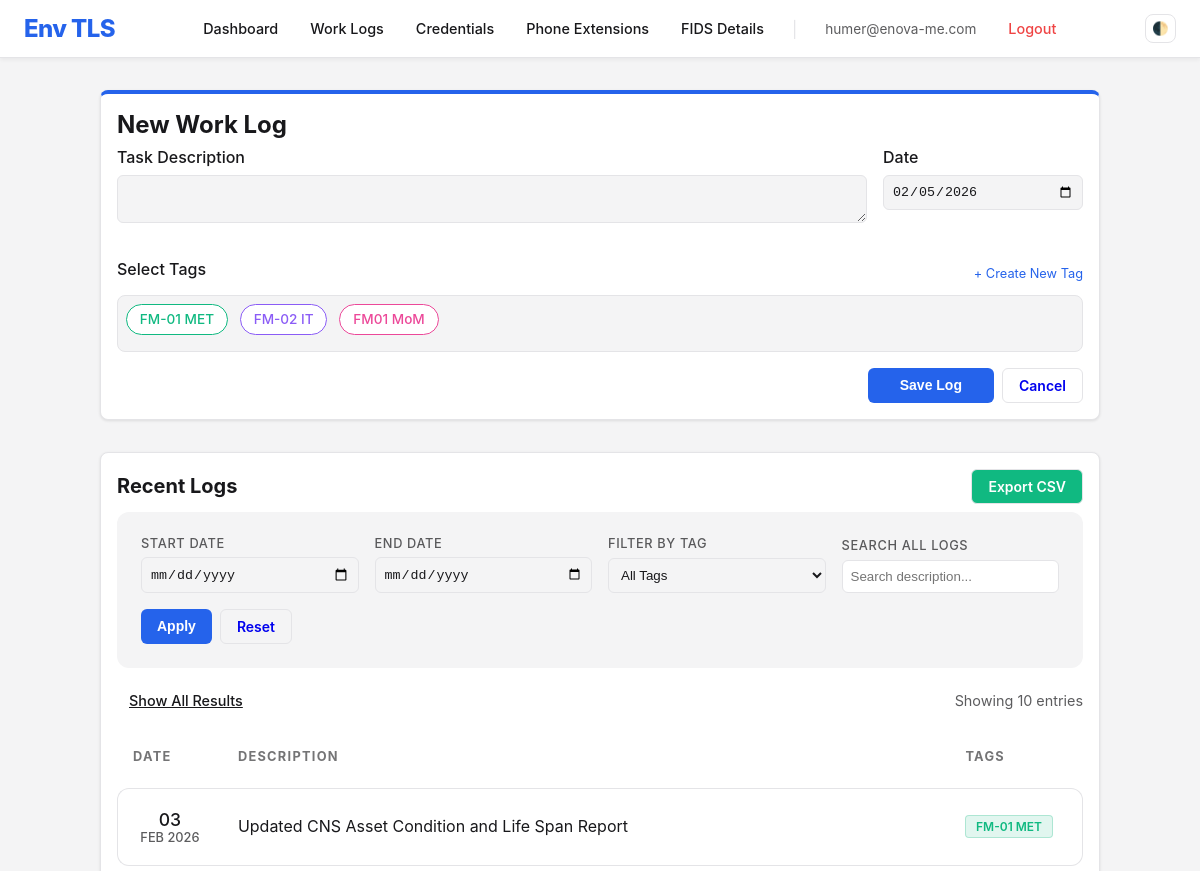
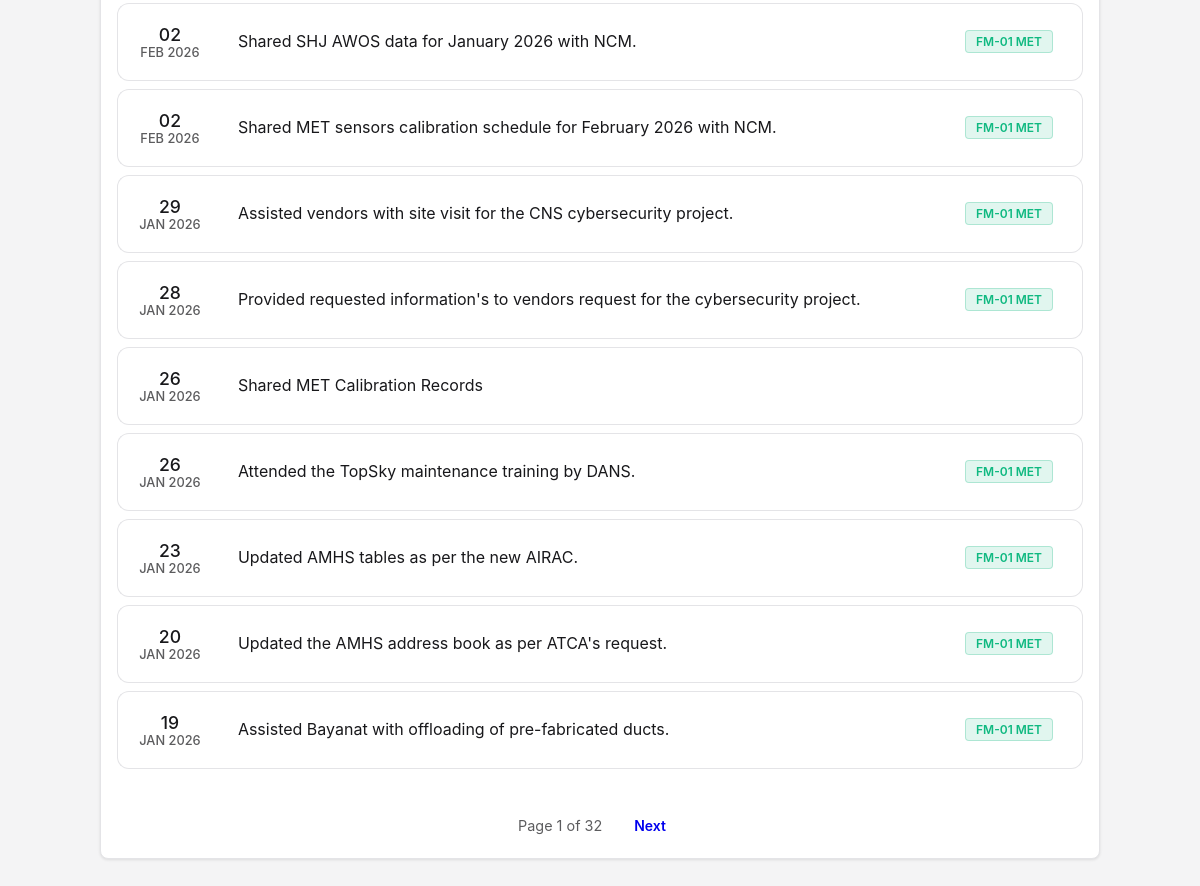
The app's page /work-logs/ (signed in) with its own data (2 pictures, top to bottom).
### work_log/models.py (models this page shows, shortened)
class Tag(models.Model):
    COLOR_CHOICES = [
        ('#3b82f6', 'Blue'),
        ('#10b981', 'Green'),
        ('#f59e0b', 'Amber'),
        ('#ef4444', 'Red'),
        ('#8b5cf6', 'Purple'),
        ('#ec4899', 'Pink'),
        ('#6b7280', 'Gray'),
        ('#14b8a6', 'Teal'),
    ]
    name = models.CharField(max_length=50, unique=True)
    color = models.CharField(max_length=7, choices=COLOR_CHOICES, default='#3b82f6')

class WorkLog(models.Model):
    user = models.ForeignKey(User, on_delete=models.CASCADE)
    date = models.DateField(default=datetime.date.today)
    task_description = models.TextField()
    tags = models.ManyToManyField(Tag, blank=True)
    created_at = models.DateTimeField(auto_now_add=True)

### work_log/views.py (the view, shortened to what this page needs)
# urls.py: path('', WorkLogListView.as_view(), name='worklog_list'),
class WorkLogListView(LoginRequiredMixin, ListView):
    model = WorkLog
    template_name = 'work_log/worklog_list.html'
    context_object_name = 'worklogs'
    paginate_by = 10
    def get_paginate_by(self, queryset):
        if self.request.GET.get('show_all'):
            return None
        return self.paginate_by
    def get_queryset(self):
        queryset = WorkLog.objects.filter(user=self.request.user).order_by('-date', '-created_at').distinct()
        start_date = self.request.GET.get('start_date')
        end_date = self.request.GET.get('end_date')
        tag_id = self.request.GET.get('tag')
        query = self.request.GET.get('q')
        if start_date:
            queryset = queryset.filter(date__gte=start_date)
        if end_date:
            queryset = queryset.filter(date__lte=end_date)
        if tag_id and tag_id.strip():
            queryset = queryset.filter(tags=tag_id)
        if query and query.strip():
            queryset = queryset.filter(task_description__icontains=query)
        return queryset.distinct()
    def get_context_data(self, **kwargs):
        context = super().get_context_data(**kwargs)
        context['tags'] = Tag.objects.all()
        if 'form' not in context:
            context['form'] = WorkLogForm()
        return context

### work_log/forms.py
class WorkLogForm(forms.ModelForm):
    date = forms.DateField(
        widget=forms.DateInput(attrs={'type': 'date', 'class': 'form-control'}),
        initial=datetime.date.today
    )
    task_description = forms.CharField(
        widget=forms.Textarea(attrs={'class': 'form-control', 'rows': 2, 'autofocus': 'autofocus'}),
        label="Task Description"
    )
    tags = forms.ModelMultipleChoiceField(
        queryset=Tag.objects.all(),
        widget=forms.CheckboxSelectMultiple(),
        required=False
    )
    class Meta:
        model = WorkLog
        fields = ['date', 'task_description', 'tags']

### work_log/templates/work_log/worklog_list.html (shortened to what this page needs)
{% extends 'base.html' %} {% block title %}Work Logs | Env TLS{% endblock %} {% block content %}
<div style="max-width: 1000px; margin: 0 auto;">
    <div class="card" style="margin-bottom: 2rem; border-top: 4px solid var(--primary-color);">
        <div class="card-header" style="background: transparent;">
            <h2 style="margin: 0; font-size: 1.5rem;">New Work Log</h2>
        </div>
        <div class="card-body">
            <form method="post" action="{% url 'worklog_list' %}">
                <div class="new-log-grid" style="display: grid; grid-template-columns: 1fr 200px; gap: 1rem; margin-bottom: 1rem;">
                    <div class="form-group">
                        <label>Task Description</label>
                        {{ form.task_description }}
                    </div>
                    <div class="form-group">
                        <label>Date</label>
                        {{ form.date }}
                    </div>
                </div>
                <div class="form-group">
                    <div style="display: flex; justify-content: space-between; align-items: center; margin-bottom: 0.5rem;">
                        <label>Select Tags</label>
                        <a href="{% url 'tag_new' %}" style="font-size: 0.8rem; text-decoration: none; color: var(--primary-color);">+ Create New Tag</a>
                    </div>
                    <div class="tags-checkbox-container">
                        {% for tag in tags %}
                            <label class="tag-checkbox-label">
                                <span class="tag-chip" style="--tag-color: {{ tag.color|default:'#6b7280' }}">
                                    {{ tag.name }}
                                </span>
                            </label>
                        {% endfor %}
                    </div>
                </div>
                <div class="card-actions" style="justify-content: flex-end; margin-top: 1rem;">
                    <button type="submit" class="btn btn-primary" style="padding: 0.6rem 2rem;">Save Log</button>
                    <a href="{% url 'worklog_list' %}" class="btn" style="border: 1px solid var(--border-color);">Cancel</a>
                </div>
            </form>
        </div>
    </div>
    <div class="card">
        <div class="card-header">
            <h2 style="margin: 0; font-size: 1.25rem;">Recent Logs</h2>
            <div style="display: flex; gap: 0.5rem;">
                <a href="{% url 'worklog_export' %}?{{ request.GET.urlencode }}" class="btn" id="exportBtn"
                    style="border: 1px solid var(--border-color); background-color: #10b981; color: white;">Export CSV</a>
            </div>
        </div>
        <div class="card-body">
            <form method="get" class="filters-form">
                <div class="filter-item">
                    <label>Start Date</label>
                    <input type="date" name="start_date" id="id_start_date" value="{{ request.GET.start_date }}">
                </div>
                <div class="filter-item">
                    <label>End Date</label>
                    <input type="date" name="end_date" id="id_end_date" value="{{ request.GET.end_date }}">
                </div>
                <div class="filter-item">
                    <label>Filter by Tag</label>
                    <select name="tag">
                        <option value="">All Tags</option>
                    </select>
                </div>
                <div class="filter-item">
                    <label>Search All Logs</label>
                    <input type="text" name="q" id="logSearch" value="{{ request.GET.q|default:'' }}" placeholder="Search description..." style="background: var(--card-bg);">
                </div>
                <div class="filter-actions">
                    <button type="submit" class="btn btn-primary">Apply</button>
                    <a href="{% url 'worklog_list' %}" class="btn" style="border: 1px solid var(--border-color);">Reset</a>
                </div>
            </form>
            <div style="display: flex; justify-content: space-between; margin: 1rem 0; font-size: 0.9rem;">
                <div>
                    {% if is_paginated %}
                        <a href="?{{ request.GET.urlencode }}&show_all=true" class="nav-link" style="margin:0; text-decoration: underline;">Show All Results</a>
                    {% elif request.GET.show_all %}
                        <a href="?{% for key, value in request.GET.items %}{% if key != 'show_all' %}{{ key }}={{ value }}&{% endif %}{% endfor %}" class="nav-link" style="margin:0; text-decoration: underline;">Show Paged</a>
                    {% endif %}
                </div>
                <div style="opacity: 0.7;">Showing {{ worklogs|length }} entries</div>
            </div>
            <div class="table-responsive">
                <table class="modern-table">
                    <thead>
                        <tr>
                            <th>Date</th>
                            <th>Description</th>
                            <th>Tags</th>
                        </tr>
                    </thead>
                    <tbody>
                        {% for log in worklogs %}
                        <tr class="log-row">
                            <td style="white-space: nowrap; font-weight: 500;">
                                <div style="font-size: 1.1rem;">{{ log.date|date:"d" }}</div>
                                <div style="font-size: 0.8rem; opacity: 0.7; text-transform: uppercase;">{{ log.date|date:"M Y" }}</div>
                            </td>
                            <td class="task-desc-cell search-content">{{ log.task_description|linebreaksbr }}</td>
                            <td>
                                <div class="tag-container">
                                    {% for tag in log.tags.all %}
                                    <span class="tag-badge" style="background-color: {{ tag.color }}20; color: {{ tag.color }}; border: 1px solid {{ tag.color }}40;">
                                        {{ tag.name }}
                                    </span>
                                    {% endfor %}
                                </div>
                            </td>
                        </tr>
                        {% endfor %}
                    </tbody>
                </table>
            </div>
            {% if is_paginated %}
            <div class="pagination">
                <span class="page-info">Page {{ page_obj.number }} of {{ page_obj.paginator.num_pages }}</span>
                {% if page_obj.has_next %}
                <a href="?page={{ page_obj.next_page_number }}{% for key, value in request.GET.items %}{% if key != 'page' %}&{{ key }}={{ value }}{% endif %}{% endfor %}"
                    class="btn">Next</a>
                {% endif %}
            </div>
            {% endif %}
        </div>
    </div>
</div>
{% endblock %}

### templates/base.html (shortened to what this page needs)
<!DOCTYPE html>
<html lang="en">
<head>
</head>
<body>
  <nav class="navbar">
    <a href="{% url 'dashboard' %}" class="navbar-brand">Env TLS</a>
    <div class="nav-menu" id="navMenu">
      {% if user.is_authenticated %}
      <a href="{% url 'dashboard' %}" class="nav-link">Dashboard</a>
      <a href="{% url 'worklog_list' %}" class="nav-link">Work Logs</a>
      <a href="{% url 'credential_list' %}" class="nav-link">Credentials</a>
      <a href="{% url 'phone_extension_list' %}" class="nav-link">Phone Extensions</a>
      <a href="{% url 'fids_list' %}" class="nav-link">FIDS Details</a>
      <span class="nav-divider" style="margin: 0 0.5rem; color: var(--border-color)">|</span>
      <span style="font-size: 0.85rem; opacity: 0.7; padding: 0.5rem 0.75rem">{{ user.username }}</span>
      <a href="{% url 'logout' %}" class="nav-link" style="color: var(--danger-color)">Logout</a>
      {% else %}
      <a href="{% url 'login' %}" class="nav-link">Login</a>
      {% endif %}
    </div>
    <div style="display: flex; align-items: center; gap: 0.75rem">
      <button class="theme-toggle" onclick="toggleTheme()" title="Toggle Dark Mode">
        🌓
      </button>
    </div>
  </nav>
  <div class="container">{% block content %} {% endblock %}</div>
</body>
</html>

### templates/base.html (style rules this page uses)
:root { --bg-color: #f4f4f5; --text-color: #18181b; --card-bg: #ffffff; --border-color: #e4e4e7; --primary-color: #2563eb; --primary-hover: #1d4ed8; --danger-color: #ef4444; }
body { font-family: -apple-system, BlinkMacSystemFont, "Segoe UI", Roboto, "Helvetica Neue", Arial, sans-serif; background-color: var(--bg-color); color: var(--text-color); margin: 0; padding: 0; transition: background-color 0.3s, color 0.3s; }
.navbar { background-color: var(--card-bg); border-bottom: 1px solid var(--border-color); padding: 0.75rem 1.5rem; display: flex; justify-content: space-between; align-items: center; position: sticky; top: 0; z-index: 1000; box-shadow: 0 2px 4px rgba(0, 0, 0, 0.05); }
.navbar-brand { font-size: 1.5rem; font-weight: 800; text-decoration: none; color: var(--primary-color); letter-spacing: -0.025em; }
.nav-menu { display: flex; align-items: center; gap: 0.5rem; }
.nav-link { text-decoration: none; color: var(--text-color); padding: 0.5rem 0.75rem; font-weight: 500; border-radius: 0.5rem; transition: all 0.2s; font-size: 0.9rem; }
.container { max-width: 1200px; margin: 2rem auto; padding: 0 1rem; }
.btn { display: inline-block; padding: 0.5rem 1rem; border-radius: 0.375rem; text-decoration: none; cursor: pointer; border: none; font-size: 0.875rem; font-weight: 600; transition: background-color 0.2s; }
.btn-primary { background-color: var(--primary-color); color: white; }
.theme-toggle { cursor: pointer; background: none; border: 1px solid var(--border-color); color: var(--text-color); padding: 0.4rem; border-radius: 0.5rem; display: flex; align-items: center; justify-content: center; transition: all 0.2s; }
.card { background-color: var(--card-bg); border: 1px solid var(--border-color); border-radius: 0.5rem; padding: 1rem; box-shadow: 0 1px 3px 0 rgba(0, 0, 0, 0.1); }
.card-header { font-weight: bold; margin-bottom: 0.5rem; font-size: 1.1rem; display: flex; justify-content: space-between; align-items: center; }
.card-actions { margin-top: 1rem; display: flex; gap: 0.5rem; }
.form-group { margin-bottom: 1rem; }
label { display: block; margin-bottom: 0.5rem; font-weight: 500; }
input, textarea, select { width: 100%; padding: 0.5rem; border-radius: 0.375rem; border: 1px solid var(--border-color); background-color: var(--bg-color); color: var(--text-color); box-sizing: border-box; }
table { width: 100%; border-collapse: collapse; }
th, td { text-align: left; padding: 0.75rem; border-bottom: 1px solid var(--border-color); }

### records on screen
Tag: name "FM-01 MET"
Tag: name "FM-02 IT"
Tag: name "FM01 MoM"
WorkLog: date "03", date "FEB 2026", task_description "Updated CNS Asset Condition and Life Span Report"
WorkLog: date "02", date "FEB 2026", task_description "Shared SHJ AWOS data for January 2026 with NCM."
WorkLog: date "02", date "FEB 2026", task_description "Shared MET sensors calibration schedule for February 2026 with NCM."
WorkLog: date "29", date "JAN 2026", task_description "Assisted vendors with site visit for the CNS cybersecurity project."
WorkLog: date "28", date "JAN 2026", task_description "Provided requested information's to vendors request for the cybersecurity project."
WorkLog: date "26", date "JAN 2026", task_description "Shared MET Calibration Records"
WorkLog: date "26", date "JAN 2026", task_description "Attended the TopSky maintenance training by DANS."
WorkLog: date "23", date "JAN 2026", task_description "Updated AMHS tables as per the new AIRAC."
WorkLog: date "20", date "JAN 2026", task_description "Updated the AMHS address book as per ATCA's request."
WorkLog: date "19", date "JAN 2026", task_description "Assisted Bayanat with offloading of pre-fabricated ducts."

### other values on screen
{{ user.username }} "humer@enova-me.com"
{{ worklogs|length }} "10"
{{ page_obj.number }} "1"
{{ page_obj.paginator.num_pages }} "32"
